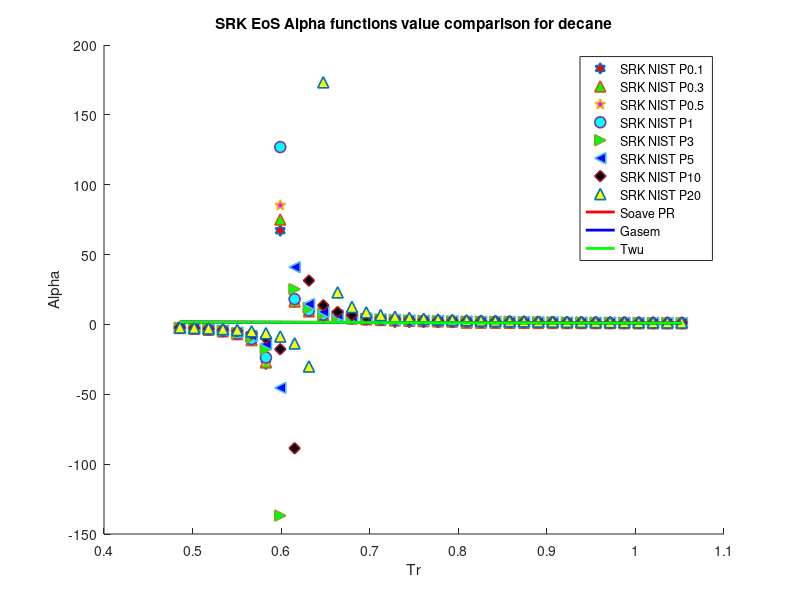

Write MATLAB code to recreate this figure.
clear 
clc
load decane_rho_different_pressure_data.mat
%decane SRK
P = [0.1E6,0.3E6,0.5E6,1E6,3E6,5E6,10E6,20E6]; %pa
omega = 0.4884; %Acentric factor
Tc = 617.7; %K
Pc = 2103000; %Pa
R = 8.31446 %J/K*mol
b = 0.08664*(R*Tc/Pc);
a = 0.42747*(((R^2)*(Tc^2))/Pc);
T = 300; %k
M = 142.2817/1000; %kg/mol
S1=0.48508+1.55171*omega-0.15613*omega^2;
for i = 1:1:36
   Tr=T/Tc;
   Tr_list(i)=Tr;
   for j = 1:1:8
       Vm(i,j) = M/rho(i,j);
   end
   alpha_0(i) = (Tr)^(-0.171813)*exp(0.125283*(1-(Tr)^(1.77634)));
   alpha_1(i) = (Tr)^(-0.607352)*exp(0.511614*(1-(Tr)^(2.20517)));
   alpha_SRK_01(i) = ((R*T)/(Vm(i,1)-b)-P(1))*((Vm(i,1)^2+b*Vm(i,1))/a);
   alpha_SRK_03(i) = ((R*T)/(Vm(i,2)-b)-P(2))*((Vm(i,2)^2+b*Vm(i,2))/a);
   alpha_SRK_05(i) = ((R*T)/(Vm(i,3)-b)-P(3))*((Vm(i,3)^2+b*Vm(i,3))/a);
   alpha_SRK_1(i) = ((R*T)/(Vm(i,4)-b)-P(4))*((Vm(i,4)^2+b*Vm(i,4))/a);
   alpha_SRK_3(i) = ((R*T)/(Vm(i,5)-b)-P(5))*((Vm(i,5)^2+b*Vm(i,5))/a);
   alpha_SRK_5(i) = ((R*T)/(Vm(i,6)-b)-P(6))*((Vm(i,6)^2+b*Vm(i,6))/a);
   alpha_SRK_10(i) = ((R*T)/(Vm(i,7)-b)-P(7))*((Vm(i,7)^2+b*Vm(i,7))/a);
   alpha_SRK_20(i) = ((R*T)/(Vm(i,8)-b)-P(8))*((Vm(i,8)^2+b*Vm(i,8))/a);
   alpha_soave_SRK(i) =(1+S1*(1-sqrt(Tr)))^2;
   alpha_Gasem(i) = exp((1.997+0.934*Tr)*(1-(Tr)^0.3645));
   alpha_twu(i) = alpha_0(i)+omega*(alpha_1(i)-alpha_0(i));
   Temp(i)=T;
   T = T+10;
end
hold on
plot(Tr_list,alpha_SRK_01,'h','MarkerSize',8,'MarkerFaceColor','r','LineWidth',1.2)
plot(Tr_list,alpha_SRK_03,'^','MarkerSize',8,'MarkerFaceColor','g','LineWidth',1.2)
plot(Tr_list,alpha_SRK_05,'p','MarkerSize',8,'MarkerFaceColor','m','LineWidth',1.2)
plot(Tr_list,alpha_SRK_1,'o','MarkerSize',8,'MarkerFaceColor','c','LineWidth',1.2)
plot(Tr_list,alpha_SRK_3,'>','MarkerSize',8,'MarkerFaceColor','g','LineWidth',1.2)
plot(Tr_list,alpha_SRK_5,'<','MarkerSize',8,'MarkerFaceColor','b','LineWidth',1.2)
plot(Tr_list,alpha_SRK_10,'d','MarkerSize',8,'MarkerFaceColor','k','LineWidth',1.2)
plot(Tr_list,alpha_SRK_20,'^','MarkerSize',8,'MarkerFaceColor','y','LineWidth',1.2)
plot(Tr_list,alpha_soave_SRK,'r','LineWidth',2)
plot(Tr_list,alpha_Gasem,'b','LineWidth',2)
plot(Tr_list,alpha_twu,'g','LineWidth',2)
hold off
legend('SRK NIST P0.1','SRK NIST P0.3','SRK NIST P0.5','SRK NIST P1','SRK NIST P3','SRK NIST P5','SRK NIST P10','SRK NIST P20','Soave PR','Gasem','Twu')
xlabel('Tr')
ylabel('Alpha')
title('SRK EoS Alpha functions value comparison for decane')
